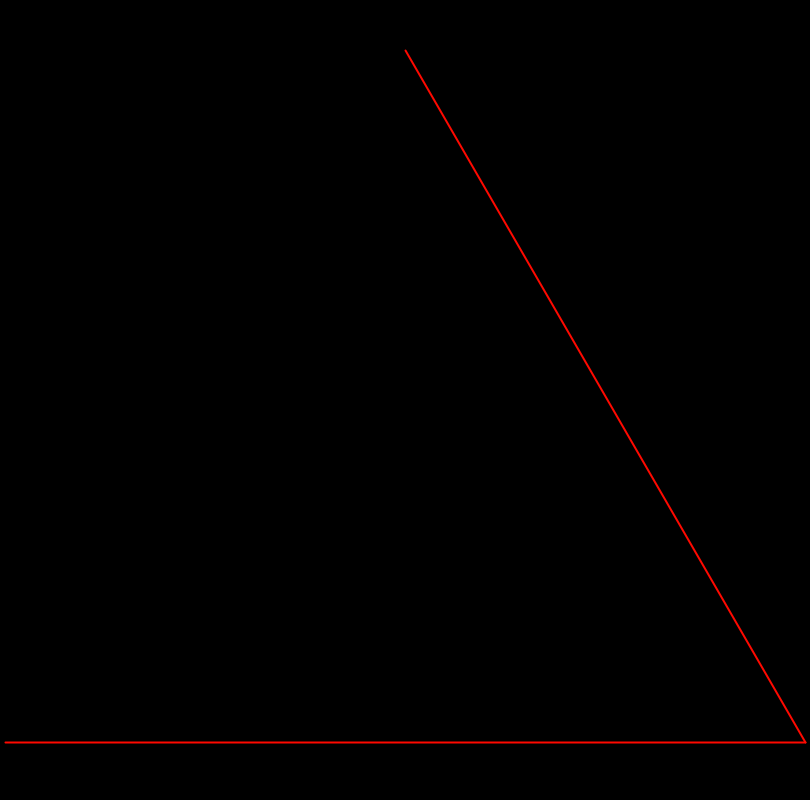
Frame 1 (no input)
Frame 60 (the mouse pressed at the canvas centre just before this capture): identical to frame 1, image omitted
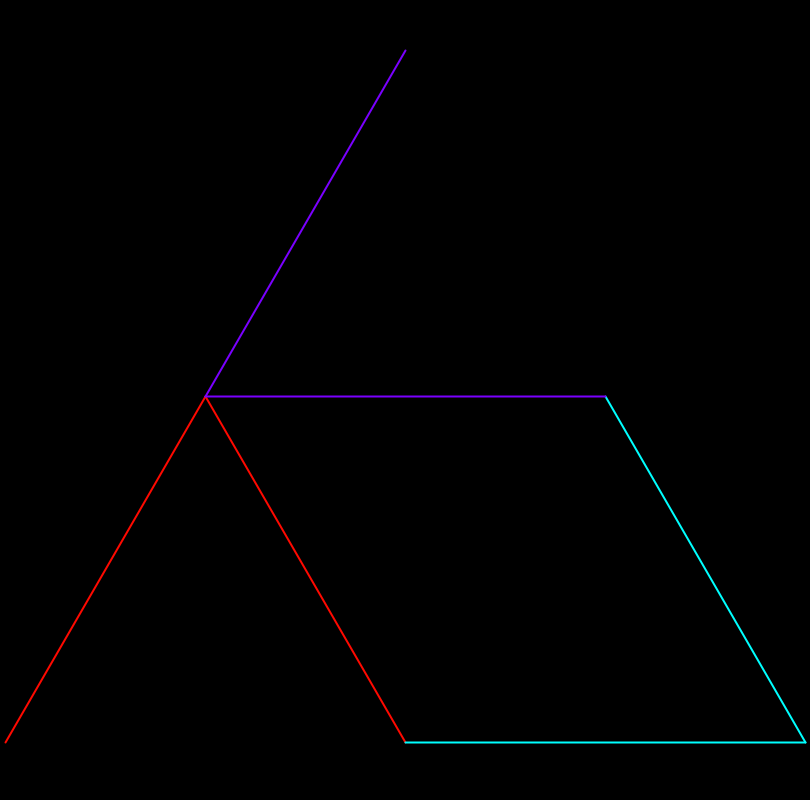
Frame 120 (the mouse held since frame 60 and released just before this capture)

The Processing sketch that drew these frames (run headless with seeded random() and noise(); from frame 60 on, the mouse is pressed at the canvas centre):

// Processing sketch: space_filling_curve_for_sierpinski_triangle
// ── space_filling_curve_for_sierpinski_triangle.pde

ArrayList<Segment> segments;

void addAll(Segment[] arr, ArrayList<Segment> list){
  for(Segment s : arr){
    list.add(s);
  }
}

void setup(){
  size(810, 800);
  colorMode(HSB, 360, 255, 255);
  
  segments = new ArrayList<Segment>();
  int d = 50;
  float s = 400;
  float h = s * sqrt(3);
  PVector b = new PVector(width/2, d);
  PVector a = new PVector(width/2-s, h + d);
  PVector c = new PVector(width/2+s, h + d);
  Segment side1 = new Segment(a, c, b);
  segments.add(side1);
}

void mousePressed(){
  ArrayList<Segment> nextgen = new ArrayList<Segment>();
  for(Segment s: segments){
    Segment[] children = s.generate();
    addAll(children, nextgen);
  }
  segments = nextgen;
}

void draw(){
  background(0);
  stroke(255);
  
  for (Segment s : segments){
    s.show();
  }
}

// ── segment.pde
class Segment {
  PVector a;
  PVector c;
  PVector b;
  Segment(PVector start, PVector center,PVector end){
    a = start.copy();
    c = center.copy();
    b = end.copy();
  }
  
  Segment[] generate(){
    Segment[] children = new Segment[3];
    PVector newc = PVector.add(b, a).div(2);
    PVector b1 = PVector.add(c, a).div(2);
    PVector a1 = PVector.add(b, c).div(2);
    children[0] = new Segment(a, newc, b1);
    children[1] = new Segment(b1, c, a1);
    children[2] = new Segment(a1, newc, b);

    return children;
  }
  
  void show(){
    stroke(map(a.x, 0, width, 0, 360), 255, 255);
    strokeWeight(2);
    line(a.x, a.y, c.x, c.y);
    line(c.x, c.y, b.x, b.y);
  }
}
